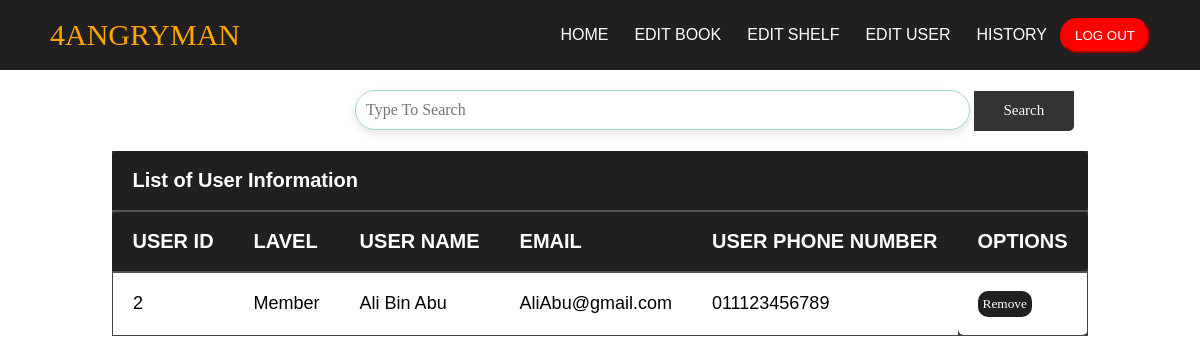
The page /librarymanagment/viewDataU.php (signed in) on the database its author committed.
### tables this page shows
CREATE TABLE `user` (
  `user_id` int(12) NOT NULL,
  `user_name` varchar(50) NOT NULL,
  `password` int(6) NOT NULL,
  `user_phone_num` varchar(13) NOT NULL,
  `user_lavel` varchar(10) NOT NULL,
  `email` varchar(50) DEFAULT NULL
);

### librarymanagment/viewDataU.php (the view, shortened to what this page needs)
<?php
include("dbcon.php");
require("header.php");
?>
<!DOCTYPE html>
<html>
<head>
</head>
<body>
    <?php
    if(isset($_POST['search'])) {
        $search_value = $_POST['search'];
        $sql = "SELECT * FROM user WHERE user_name LIKE '%$search_value%' OR user_id LIKE '%$search_value%'";
    } else {
        $sql = "SELECT * FROM user WHERE user_lavel = 'Member'";
    }
    $query = mysqli_query($dbconn, $sql) or die ("Error: " . mysqli_error($dbconn));
    $row_count = mysqli_num_rows($query);
    ?>
    <div class="search-container">
        <form action="" method="post">
            <div class="searchBar">
				<input type="text" name="search" class="search-bar" required value="<?php if(isset($_POST['search'])){echo $_POST['search'];} ?>" placeholder="Type To Search">
				<button type="submit" class="btn">Search</button>
            </div>
        </form>
    </div>
    <?php
    if ($row_count == 0) {
        echo "<table >";
		echo "<tr>";
		echo "<th colspan='6'>List of User Information</th>";
		echo "</tr>";
        echo "<tr>";
        echo "<th>USER ID</th>";
        echo "<th>LAVEL</th>";
        echo "<th>USER NAME</th>";
        echo "<th>EMAIL</th>";
        echo "<th>USER PHONE NUMBER</th>";
        echo "<th>OPTIONS</th>";
        echo "</tr>";
        echo "<tr><td colspan='6'>No record found</td></tr>";
        echo "</table>";
    } else {
        echo "<table >";
		echo "<tr>";
		echo "<th colspan='6'>List of User Information</th>";
		echo "</tr>";
        echo "<tr>";
        echo "<th>USER ID</th>";
        echo "<th>LAVEL</th>";
        echo "<th>USER NAME</th>";
        echo "<th>EMAIL</th>";
        echo "<th>USER PHONE NUMBER</th>";
        echo "<th>OPTIONS</th>";
        echo "</tr>";
        while ($row = mysqli_fetch_array($query)) {
            echo "<tr>";
            echo "<td>".$row["user_id"]."</td>";
            echo "<td>".$row["user_lavel"]."</td>";
            echo "<td>".$row["user_name"]."</td>";
            echo "<td>".$row["email"]."</td>";
            echo "<td>".$row["user_phone_num"]."</td>";
            echo "<td>
                    <form method='POST' action='RemoveU.php'>
                        <input type='hidden' name='user_id' value='".$row["user_id"]."'>
                        <button type='submit' name='remove' class='remove-btn'>Remove</button>
                    </form>
                  </td>";
            echo "</tr>";
        }
        echo "</table>";
    }
    ?>
</body>
</html>

### librarymanagment/header.php (style rules this page uses)
* { margin: 0; padding: 0; font-family: "futura md bt"; text-decoration: none; list-style: none; box-sizing: border-box; }
body { width: 100%; background-image: url(images/Login%20background.png); background-position: center; background-size: cover; height: 97vh; font-family: arial; }

### librarymanagment/viewDataU.php (style rules this page uses)
table { margin-left: auto; margin-right: auto; border-collapse: collapse; background-color: #333; font-size: 18px; color: black; }
table th, table td { padding: 18px 20px; text-align: left; border-bottom: 1px solid #444; font-family: arial; }
table th { background-color: #221F20; border-bottom: 2px solid #221F20; font-size: 20px; font-weight: bold; }
table th:first-child { border-top-left-radius: 6px; }
table th:last-child { border-top-right-radius: 6px; border-bottom-right-radius: 6px; }
table td { border-bottom: 1px solid #444; background: white; }
table td:first-child { border-left: 1px solid #444; }
table td:last-child { border-right: 1px solid #444; border-bottom-left-radius: 6px; border-bottom-right-radius: 6px; }
table th { font-size: 20px; font-weight: bold; }
table th { background-color: #221F20; border-bottom: 2px solid #555; color: white; }
table th:last-child { border-bottom-right-radius: 6px; }
table td { border-bottom: 1px solid #444; }
table td:last-child { border-bottom-left-radius: 6px; }
table td:last-child { border-bottom-right-radius: 6px; }
.search-bar { width: 53%; padding: 10px; font-size: 16px; border: 1px solid #a2d9ce; border-radius: 20px; box-shadow: 0px 4px 8px rgba(0,0,0,0.1); outline: none; margin-left: 335px; }
.search-container { position: relative; margin: 20px; background: none; align-content: center; }
.remove-btn { background-color: #221F20; color: white; border-radius: 10px; padding: 5px; cursor: pointer; transform: 0.4s; border: none; }
.btn { width: 100px; height: 40px; background-color: #333; border: none; color: #fff; font-size: 15px; border-bottom-right-radius: 5px; border-bottom-right-radius: 5px; }

### rows shown on the page
user: user_id "2", user_lavel "Member", user_name "Ali Bin Abu", email "AliAbu@gmail.com", user_phone_num "011123456789"
